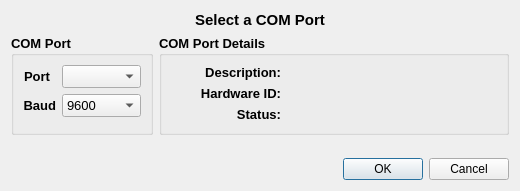
<?xml version="1.0" encoding="UTF-8"?>
<ui version="4.0">
 <class>SelectWinPortDialog</class>
 <widget class="QDialog" name="SelectWinPortDialog">
  <property name="windowModality">
   <enum>Qt::NonModal</enum>
  </property>
  <property name="geometry">
   <rect>
    <x>0</x>
    <y>0</y>
    <width>505</width>
    <height>191</height>
   </rect>
  </property>
  <property name="windowTitle">
   <string>Select COM port</string>
  </property>
  <property name="modal">
   <bool>true</bool>
  </property>
  <layout class="QVBoxLayout" name="verticalLayout_2">
   <item>
    <widget class="QLabel" name="titleLabel">
     <property name="font">
      <font>
       <pointsize>11</pointsize>
       <weight>75</weight>
       <bold>true</bold>
      </font>
     </property>
     <property name="text">
      <string>Select a COM Port</string>
     </property>
     <property name="alignment">
      <set>Qt::AlignCenter</set>
     </property>
    </widget>
   </item>
   <item>
    <layout class="QHBoxLayout" name="horizontalLayout">
     <item>
      <widget class="QGroupBox" name="groupBox_2">
       <property name="font">
        <font>
         <pointsize>10</pointsize>
         <weight>75</weight>
         <bold>true</bold>
        </font>
       </property>
       <property name="title">
        <string>COM Port</string>
       </property>
       <layout class="QVBoxLayout" name="verticalLayout">
        <item>
         <layout class="QFormLayout" name="formLayout_2">
          <item row="0" column="0">
           <widget class="QLabel" name="label_4">
            <property name="font">
             <font>
              <pointsize>10</pointsize>
              <weight>75</weight>
              <bold>true</bold>
             </font>
            </property>
            <property name="text">
             <string>Port</string>
            </property>
            <property name="alignment">
             <set>Qt::AlignRight|Qt::AlignTrailing|Qt::AlignVCenter</set>
            </property>
           </widget>
          </item>
          <item row="0" column="1">
           <widget class="QComboBox" name="cbPorts">
            <property name="font">
             <font>
              <weight>50</weight>
              <bold>false</bold>
             </font>
            </property>
           </widget>
          </item>
          <item row="1" column="0">
           <widget class="QLabel" name="label_8">
            <property name="font">
             <font>
              <pointsize>10</pointsize>
              <weight>75</weight>
              <bold>true</bold>
             </font>
            </property>
            <property name="text">
             <string>Baud</string>
            </property>
            <property name="alignment">
             <set>Qt::AlignRight|Qt::AlignTrailing|Qt::AlignVCenter</set>
            </property>
           </widget>
          </item>
          <item row="1" column="1">
           <widget class="QComboBox" name="cbBaud">
            <property name="font">
             <font>
              <weight>50</weight>
              <bold>false</bold>
             </font>
            </property>
            <property name="currentIndex">
             <number>3</number>
            </property>
            <property name="maxVisibleItems">
             <number>6</number>
            </property>
            <item>
             <property name="text">
              <string>1200</string>
             </property>
            </item>
            <item>
             <property name="text">
              <string>2400</string>
             </property>
            </item>
            <item>
             <property name="text">
              <string>4800</string>
             </property>
            </item>
            <item>
             <property name="text">
              <string>9600</string>
             </property>
            </item>
            <item>
             <property name="text">
              <string>19200</string>
             </property>
            </item>
            <item>
             <property name="text">
              <string>31250</string>
             </property>
            </item>
            <item>
             <property name="text">
              <string>38400</string>
             </property>
            </item>
            <item>
             <property name="text">
              <string>57600</string>
             </property>
            </item>
            <item>
             <property name="text">
              <string>115200</string>
             </property>
            </item>
            <item>
             <property name="text">
              <string>230400</string>
             </property>
            </item>
           </widget>
          </item>
         </layout>
        </item>
       </layout>
      </widget>
     </item>
     <item>
      <widget class="QGroupBox" name="groupBox">
       <property name="minimumSize">
        <size>
         <width>350</width>
         <height>100</height>
        </size>
       </property>
       <property name="font">
        <font>
         <pointsize>10</pointsize>
         <weight>75</weight>
         <bold>true</bold>
        </font>
       </property>
       <property name="title">
        <string>COM Port Details</string>
       </property>
       <layout class="QFormLayout" name="formLayout_3">
        <property name="fieldGrowthPolicy">
         <enum>QFormLayout::AllNonFixedFieldsGrow</enum>
        </property>
        <item row="0" column="1">
         <widget class="QLabel" name="descLabel">
          <property name="font">
           <font>
            <weight>50</weight>
            <bold>false</bold>
           </font>
          </property>
          <property name="text">
           <string/>
          </property>
         </widget>
        </item>
        <item row="0" column="0">
         <widget class="QLabel" name="label_3">
          <property name="minimumSize">
           <size>
            <width>110</width>
            <height>0</height>
           </size>
          </property>
          <property name="maximumSize">
           <size>
            <width>110</width>
            <height>16777215</height>
           </size>
          </property>
          <property name="font">
           <font>
            <pointsize>10</pointsize>
            <weight>75</weight>
            <bold>true</bold>
           </font>
          </property>
          <property name="text">
           <string>Description:</string>
          </property>
          <property name="alignment">
           <set>Qt::AlignRight|Qt::AlignTrailing|Qt::AlignVCenter</set>
          </property>
         </widget>
        </item>
        <item row="1" column="0">
         <widget class="QLabel" name="label_5">
          <property name="minimumSize">
           <size>
            <width>110</width>
            <height>0</height>
           </size>
          </property>
          <property name="maximumSize">
           <size>
            <width>110</width>
            <height>16777215</height>
           </size>
          </property>
          <property name="font">
           <font>
            <pointsize>10</pointsize>
            <weight>75</weight>
            <bold>true</bold>
           </font>
          </property>
          <property name="text">
           <string>Hardware ID:</string>
          </property>
          <property name="alignment">
           <set>Qt::AlignRight|Qt::AlignTrailing|Qt::AlignVCenter</set>
          </property>
         </widget>
        </item>
        <item row="1" column="1">
         <widget class="QLabel" name="idLabel">
          <property name="font">
           <font>
            <weight>50</weight>
            <bold>false</bold>
           </font>
          </property>
          <property name="text">
           <string/>
          </property>
         </widget>
        </item>
        <item row="2" column="0">
         <widget class="QLabel" name="label">
          <property name="minimumSize">
           <size>
            <width>110</width>
            <height>0</height>
           </size>
          </property>
          <property name="maximumSize">
           <size>
            <width>110</width>
            <height>16777215</height>
           </size>
          </property>
          <property name="font">
           <font>
            <pointsize>10</pointsize>
            <weight>75</weight>
            <bold>true</bold>
           </font>
          </property>
          <property name="text">
           <string>Status:</string>
          </property>
          <property name="alignment">
           <set>Qt::AlignRight|Qt::AlignTrailing|Qt::AlignVCenter</set>
          </property>
         </widget>
        </item>
        <item row="2" column="1">
         <widget class="QLabel" name="statusLabel">
          <property name="font">
           <font>
            <weight>50</weight>
            <bold>false</bold>
           </font>
          </property>
          <property name="text">
           <string/>
          </property>
         </widget>
        </item>
       </layout>
      </widget>
     </item>
    </layout>
   </item>
   <item>
    <spacer name="verticalSpacer">
     <property name="orientation">
      <enum>Qt::Vertical</enum>
     </property>
     <property name="sizeHint" stdset="0">
      <size>
       <width>20</width>
       <height>40</height>
      </size>
     </property>
    </spacer>
   </item>
   <item>
    <layout class="QHBoxLayout" name="horizontalLayout_3">
     <item>
      <spacer name="horizontalSpacer">
       <property name="orientation">
        <enum>Qt::Horizontal</enum>
       </property>
       <property name="sizeHint" stdset="0">
        <size>
         <width>40</width>
         <height>20</height>
        </size>
       </property>
      </spacer>
     </item>
     <item>
      <widget class="QPushButton" name="pbOK">
       <property name="text">
        <string>OK</string>
       </property>
      </widget>
     </item>
     <item>
      <widget class="QPushButton" name="pbCancel">
       <property name="text">
        <string>Cancel</string>
       </property>
      </widget>
     </item>
    </layout>
   </item>
  </layout>
 </widget>
 <resources/>
 <connections/>
</ui>
